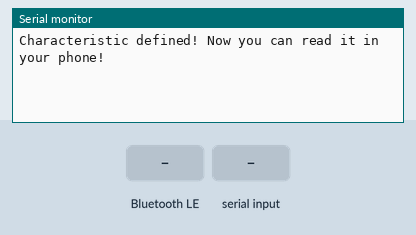
Recording of a sketch running on a simulated ESP32. Parts: the last lines printed to the serial monitor. The inputs (shaded band) are chosen by the test bench. Nothing arrives over Bluetooth unless stated; the modem accepts every AT command (registered, SIM ready, sends succeed) and sends nothing else; a phone connects over Bluetooth LE 3 s after start.

Above: at 1.2 s.
1.3 s: Bluetooth LE write "1" received
At 1.7 s:
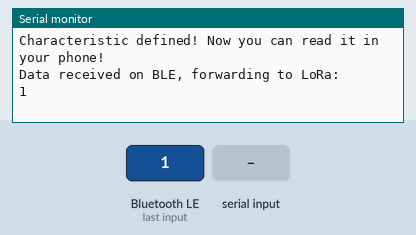
2.8 s: "0" received over the second serial link
At 4.3 s:
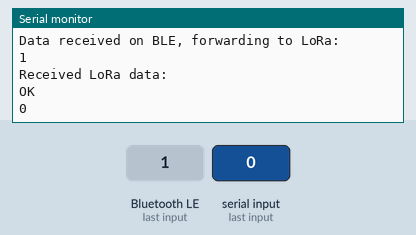
5.3 s: Bluetooth LE write "2" received
At 7.8 s:
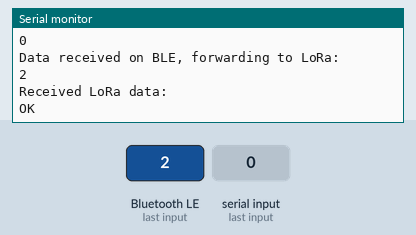

Measured:
- after the input at 1.3 s, the serial monitor: prints a new line after 0.05 s (image 1)
- after the input at 2.8 s, the serial monitor: prints a new line after 1.0 s (image 2)
- after the input at 5.3 s, the serial monitor: prints a new line after 0.05 s (image 3)

The sketch:

BLE_LORA_SLAVE.ino
```cpp
#include <BLEDevice.h>
#include <BLEUtils.h>
#include <BLEServer.h>
#include <HardwareSerial.h>
#include <BLE2902.h>


#define SERVICE_UUID        "4fafc201-1fb5-459e-8fcc-c5c9c331914b"
#define GPS_UUID "beb5483e-36e1-4688-b7f5-ea07361b26a8"
#define LIGHT_BUZZER_UUID "2d8957fe-e927-49e0-9c9a-c4d2dde04df1"
#define LORA_SERIAL_RX 16
#define LORA_SERIAL_TX 17
HardwareSerial LoRaSerial(2);
//for gps data
BLECharacteristic *pCharacteristic;
//for light and buzzer
BLECharacteristic *qCharacteristic;
BLEServer *pServer = nullptr;
//==================================================================
//write to LoRa
//==================================================================
void writeLoRa(const String &data )
{
   Serial.println(data);

    // Convert the length of data to a String
    String dataLength = String(data.length());

    // Correctly concatenate the command
    String command = "AT+SEND=1,11,HelloWorld";

    LoRaSerial.println(command);
}
//============================================================
//call back class is triggered on connect and disconnect
//============================================================
class ServerCallbacks: public BLEServerCallbacks {
    void onConnect(BLEServer* pServer) override {
        // Handle connection event
    }

    void onDisconnect(BLEServer* pServer) override {
        BLEDevice::startAdvertising(); // Restart advertising
    }
};
//============================================================
//call back class is triggered when there's a write operation
//============================================================
class MyCallbacks: public BLECharacteristicCallbacks {
    void onWrite(BLECharacteristic *characteristic) {
        std::string value = characteristic->getValue();

        if (value.length() > 0) {
            Serial.println("Data received on BLE, forwarding to LoRa:");
            // Print the value for debugging purposes


            // Forward the data to LoRa
            writeLoRa(String(value.c_str()));
        }
    }
};

//=================================================================
void setup() {
//==================================================================
//LoRa initialization
//==================================================================
  Serial.begin(9600);
  LoRaSerial.begin(9600, SERIAL_8N1, LORA_SERIAL_RX, LORA_SERIAL_TX);  // Initialize LoRa Serial with proper pins

//==================================================================
//BLE initialization
//==================================================================
  BLEDevice::init("MyESP32");
  pServer = BLEDevice::createServer();
  pServer->setCallbacks(new ServerCallbacks());
  BLEService *pService = pServer->createService(SERVICE_UUID);
  qCharacteristic=pService->createCharacteristic(LIGHT_BUZZER_UUID, BLECharacteristic::PROPERTY_WRITE);
  pCharacteristic = pService->createCharacteristic(
                          GPS_UUID,
                          BLECharacteristic::PROPERTY_READ |

                          BLECharacteristic::PROPERTY_NOTIFY  // Add NOTIFY property
                      );


  BLE2902 *pBLE2902 = new BLE2902();
  BLE2902 *qBLE2902=new BLE2902();

  pBLE2902->setNotifications(true);
  qBLE2902->setNotifications(true);

  pCharacteristic->addDescriptor(pBLE2902);
  qCharacteristic->addDescriptor(qBLE2902);
  qCharacteristic->setCallbacks(new MyCallbacks());

  pService->start();

  BLEAdvertising *pAdvertising = BLEDevice::getAdvertising();
  pAdvertising->addServiceUUID(SERVICE_UUID);
  pAdvertising->setScanResponse(true);
  pAdvertising->setMinPreferred(0x06);
  pAdvertising->setMinPreferred(0x12);
  BLEDevice::startAdvertising();

  Serial.println("Characteristic defined! Now you can read it in your phone!");
//==================================================================
}

void loop() {
  // Check for data from LoRa
  if (LoRaSerial.available()) {
    String loraData = LoRaSerial.readString();
    Serial.println("Received LoRa data: " + loraData);

    // Check if there are any connected BLE clients
    if (pServer->getConnectedCount() > 0) {
      pCharacteristic->setValue(loraData.c_str());
      pCharacteristic->notify();  // Use notify to send the data
    }
  }

  delay(1000);  // Adjust delay as needed
}
```
